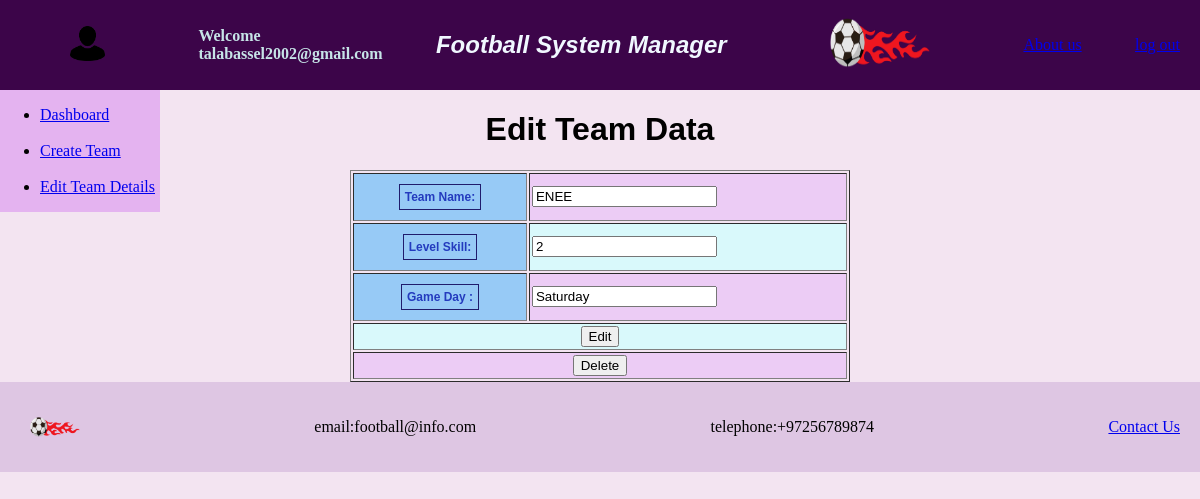
The app's page /project/edit.php?id=5 (signed in) with its own data.
### tables this page shows
CREATE TABLE `teams` (
  `id` int(5) NOT NULL,
  `Name` varchar(50) NOT NULL,
  `Skill` int(5) NOT NULL,
  `number` int(5) NOT NULL,
  `day` varchar(50) NOT NULL,
  `email` varchar(80) NOT NULL
);

### project/edit.php (the view, shortened to what this page needs)
<?php
 include_once("connection.php");
 if(isset($_GET['id'])){
    $teamid = $_GET['id'];
    $sql ="SELECT * FROM teams WHERE id=:teamid";
    $stmt = $conn ->prepare($sql);
   $data= [':teamid' => $teamid];
    $stmt -> execute($data);
    $res = $stmt ->fetch(PDO::FETCH_OBJ);
}
?>
<!DOCTYPE html>
<html>
<head>
    <link rel="stylesheet" type="text/css" href="styles.css">
</head>
<header>
    <figure>
     <img src="images/user.png" alt="Logo" class="logo2" >
     </figure>
        <h4>Welcome <br>
             <?php echo $_SESSION['email']; ?></h4>
             <h2><em> Football System Manager</em></h2>
             <figure>
        <img src="images/logo.png" alt="Logo" class="logo" >
             </figure>
        <a href="about.php">About us</a>
        <a href="logout.php">log out</a>
     </header>
 <div>
    <nav>
       <ul>
           <li><a href="dashboard.php">Dashboard</a></li>
           <br>
           <li><a href="createteam.php">Create Team</a></li>
           <br>
           <li><a href="edit.php">Edit Team Details</a></li>
       </ul>
   </nav>
   </div>
 <main>
<body>
    <FORM METHOD="POST" ACTION=""
        <DIV ALIGN="CENTER"><CENTER>
            <h1>
                Edit Team Data
            </h1>
       <table class="table" TABLE BORDER="1" WIDTH="500" CELLPADDING="2">
        <tr>
       <th> <label for="teamname" class="label-border">Team Name:</label></th>
       <td> <input type="text" id="teamname" value="<?= $res ->Name;?>"name="teamname"  placeholder="Enter team name"></td>
        </tr>
        <tr>
       <th> <label for="skill" class="label-border">Level Skill:</label></th>
       <td><input type="text" id="skill" value="<?= $res ->Skill;?>" name="skill" pattern="[1-5]" placeholder="Enter team skill from 1-5"></td>
        </tr>
        <tr>
        <th><label for="day" class="label-border">Game Day :</label></th>
        <td><input type="text" id="day" value="<?= $res ->day;?>" name="day"  placeholder="enter the day of the game"></td>
        </tr>
        <tr>
        <td  colspan="2" ALIGN="center">
              <input type = "submit" name = "action" value ="Edit" />
         </td> </tr>
         <tr>
        <td  colspan="2" ALIGN="center">
              <input type = "submit" name = "delete" value ="Delete" />
         </td> </tr>
       </table>
</CENTER>
    </form>
</body>
</main>
<footer>
    <img src="images/logo.png" alt="Logo" class="logo1" >
    <p>email:football@info.com </p>
   <p> telephone:+97256789874</p>
    <a href="about.php">Contact Us</a>
 </footer>
</html>

### project/styles.css (style rules this page uses)
header { background-color: #3c0549; padding: 20px; display: flex; height:50px; align-items: center; justify-content: space-between; }
header img { margin-left: 10px; }
footer img { margin-left: 10px; }
footer { padding: 20px; display: flex; align-items: center; justify-content: space-between; background-color: #dec6e3; }
h2 { color :aliceblue; }
body { background-color: #f3e4f1; margin: 0; padding: 0; }
.logo { width: 100px; height: 50px; }
.logo1 { width: 50px; height: 20px; }
header .logo2 { width: 35px; height: 35px; }
h4 { color: #c6e4e7; }
nav { width: 10em; background-color: #e4b3f0; float: left; position: absolute; }
footer { clear: absolute; }
h1, h2 { font-family: sans-serif; font-weight: bold; }
.table { font-family: sans-serif; font-size: 12px; color: #212b2c; }
.label-border { display: inline-block; border: 1px solid #201c6d; padding: 5px; }
.table tr:nth-child(even) { background-color: #d9f9fb; }
.table tr:nth-child(odd) { background-color: #ecccf5; }
.table th { background-color :#97caf6; text-align: center; color: rgb(36, 59, 190); padding: 10px; }

### records on screen
teams: teamname "ENEE", skill "2", day "Saturday"

### other values on screen
$_SESSION['email'] "talabassel2002@gmail.com"
